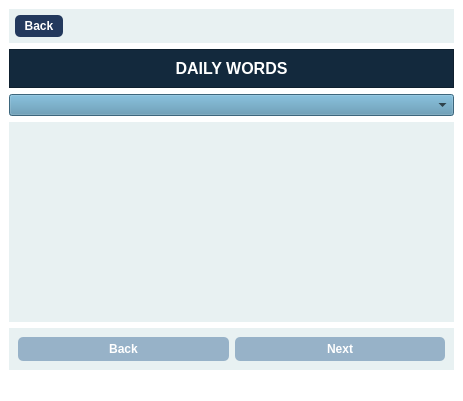
<?xml version="1.0" encoding="UTF-8"?>
<ui version="4.0">
 <class>MainWindow</class>
 <widget class="QMainWindow" name="MainWindow">
  <property name="geometry">
   <rect>
    <x>0</x>
    <y>0</y>
    <width>460</width>
    <height>401</height>
   </rect>
  </property>
  <property name="windowTitle">
   <string>MainWindow</string>
  </property>
  <property name="windowIcon">
   <iconset>
    <normaloff>:/icons/chevron-left.svg</normaloff>:/icons/chevron-left.svg</iconset>
  </property>
  <property name="styleSheet">
   <string notr="true">background-color: rgb(255, 255, 255);</string>
  </property>
  <widget class="QWidget" name="centralwidget">
   <layout class="QVBoxLayout" name="verticalLayout">
    <item>
     <widget class="QWidget" name="widget_2" native="true">
      <property name="minimumSize">
       <size>
        <width>445</width>
        <height>34</height>
       </size>
      </property>
      <property name="styleSheet">
       <string notr="true">QWidget {
    background-color: #e8f1f2; 
}
QPushButton {
    background-color: #23395d; 
    color: white; 
    border-radius: 5px;
    padding: 5px;
}

QPushButton:hover {
    background-color: rgb(255, 140, 0); 
}</string>
      </property>
      <widget class="QPushButton" name="pushButton_3">
       <property name="geometry">
        <rect>
         <x>6</x>
         <y>6</y>
         <width>48</width>
         <height>22</height>
        </rect>
       </property>
       <property name="font">
        <font>
         <pointsize>9</pointsize>
         <weight>75</weight>
         <bold>true</bold>
        </font>
       </property>
       <property name="styleSheet">
        <string notr="true">QWidget {
    background-color: #e8f1f2; /* Màu vàng nhạt */
}
QPushButton {
    background-color: #23395d; /*mau xanh  */
    color: white; /* Chữ màu trắng */
    border-radius: 5px;
    padding: 5px;
}

QPushButton:hover {
    background-color: rgb(255, 140, 0); /* Màu cam đậm khi hover */
}</string>
       </property>
       <property name="text">
        <string>Back</string>
       </property>
       <property name="icon">
        <iconset resource="Icons/resources.qrc">
         <normaloff>:/icons/icons8-play-48 - Copy.png</normaloff>:/icons/icons8-play-48 - Copy.png</iconset>
       </property>
      </widget>
     </widget>
    </item>
    <item>
     <widget class="QFrame" name="frame">
      <property name="styleSheet">
       <string notr="true">background-color: #13293d</string>
      </property>
      <property name="frameShape">
       <enum>QFrame::StyledPanel</enum>
      </property>
      <property name="frameShadow">
       <enum>QFrame::Raised</enum>
      </property>
      <layout class="QHBoxLayout" name="horizontalLayout">
       <item>
        <widget class="QLabel" name="label_3">
         <property name="font">
          <font>
           <pointsize>12</pointsize>
           <weight>75</weight>
           <bold>true</bold>
          </font>
         </property>
         <property name="styleSheet">
          <string notr="true">background-color: #13293d;
color: #fff;</string>
         </property>
         <property name="text">
          <string>DAILY WORDS</string>
         </property>
         <property name="alignment">
          <set>Qt::AlignCenter</set>
         </property>
        </widget>
       </item>
      </layout>
     </widget>
    </item>
    <item>
     <widget class="QComboBox" name="comboBox">
      <property name="styleSheet">
       <string notr="true">background-color: rgb(85, 143, 174);
color: rgb(0, 0, 0);
font-weight: bold;
</string>
      </property>
     </widget>
    </item>
    <item>
     <widget class="QStackedWidget" name="stackedWidget">
      <property name="styleSheet">
       <string notr="true">background-color: #e8f1f2</string>
      </property>
      <property name="currentIndex">
       <number>0</number>
      </property>
      <widget class="QWidget" name="page">
       <layout class="QHBoxLayout" name="horizontalLayout_4">
        <item>
         <widget class="QLabel" name="label">
          <property name="font">
           <font>
            <pointsize>15</pointsize>
            <weight>75</weight>
            <bold>true</bold>
           </font>
          </property>
          <property name="layoutDirection">
           <enum>Qt::LeftToRight</enum>
          </property>
          <property name="styleSheet">
           <string notr="true">color: rgb(0, 0, 0);
font-weight: bold;</string>
          </property>
          <property name="text">
           <string/>
          </property>
          <property name="alignment">
           <set>Qt::AlignCenter</set>
          </property>
         </widget>
        </item>
       </layout>
      </widget>
      <widget class="QWidget" name="page_2">
       <layout class="QHBoxLayout" name="horizontalLayout_3">
        <item>
         <widget class="QLabel" name="label_2">
          <property name="text">
           <string/>
          </property>
         </widget>
        </item>
       </layout>
      </widget>
     </widget>
    </item>
    <item>
     <widget class="QWidget" name="widget" native="true">
      <property name="styleSheet">
       <string notr="true">QWidget {
    background-color: #e8f1f2; /* Màu vàng nhạt */
}
QPushButton {
    background-color: #23395d; /*mau xanh  */
    color: white; /* Chữ màu trắng */
    border-radius: 5px;
    padding: 5px;
}
</string>
      </property>
      <layout class="QHBoxLayout" name="horizontalLayout_2">
       <item>
        <widget class="QPushButton" name="pushButton">
         <property name="font">
          <font>
           <weight>75</weight>
           <bold>true</bold>
          </font>
         </property>
         <property name="styleSheet">
          <string notr="true">QPushButton {
    background-color: rgb(151, 178, 200); 
    color: white;
    border-radius: 5px;
    padding: 5px;
}

QPushButton:hover {
    background-color: #1c7bbf; /* Màu xanh đậm hơn khi hover */
}

QPushButton:pressed {
    background-color: #145c8c; /* Màu xanh tối khi nhấn */
}</string>
         </property>
         <property name="text">
          <string>Back</string>
         </property>
        </widget>
       </item>
       <item>
        <widget class="QPushButton" name="pushButton_2">
         <property name="font">
          <font>
           <weight>75</weight>
           <bold>true</bold>
          </font>
         </property>
         <property name="styleSheet">
          <string notr="true">QPushButton {
    background-color: rgb(151, 178, 200); /* Màu xanh */
    color: white; /* Chữ màu trắng */
    border-radius: 5px;
    padding: 5px;
}

QPushButton:hover {
    background-color: #1c7bbf; /* Màu xanh đậm hơn khi hover */
}

QPushButton:pressed {
    background-color: #145c8c; /* Màu xanh tối khi nhấn */
}</string>
         </property>
         <property name="text">
          <string>Next</string>
         </property>
        </widget>
       </item>
      </layout>
     </widget>
    </item>
   </layout>
  </widget>
  <widget class="QMenuBar" name="menubar">
   <property name="geometry">
    <rect>
     <x>0</x>
     <y>0</y>
     <width>460</width>
     <height>18</height>
    </rect>
   </property>
  </widget>
  <widget class="QStatusBar" name="statusbar"/>
 </widget>
 <resources>
  <include location="Icons/resources.qrc"/>
 </resources>
 <connections/>
</ui>
